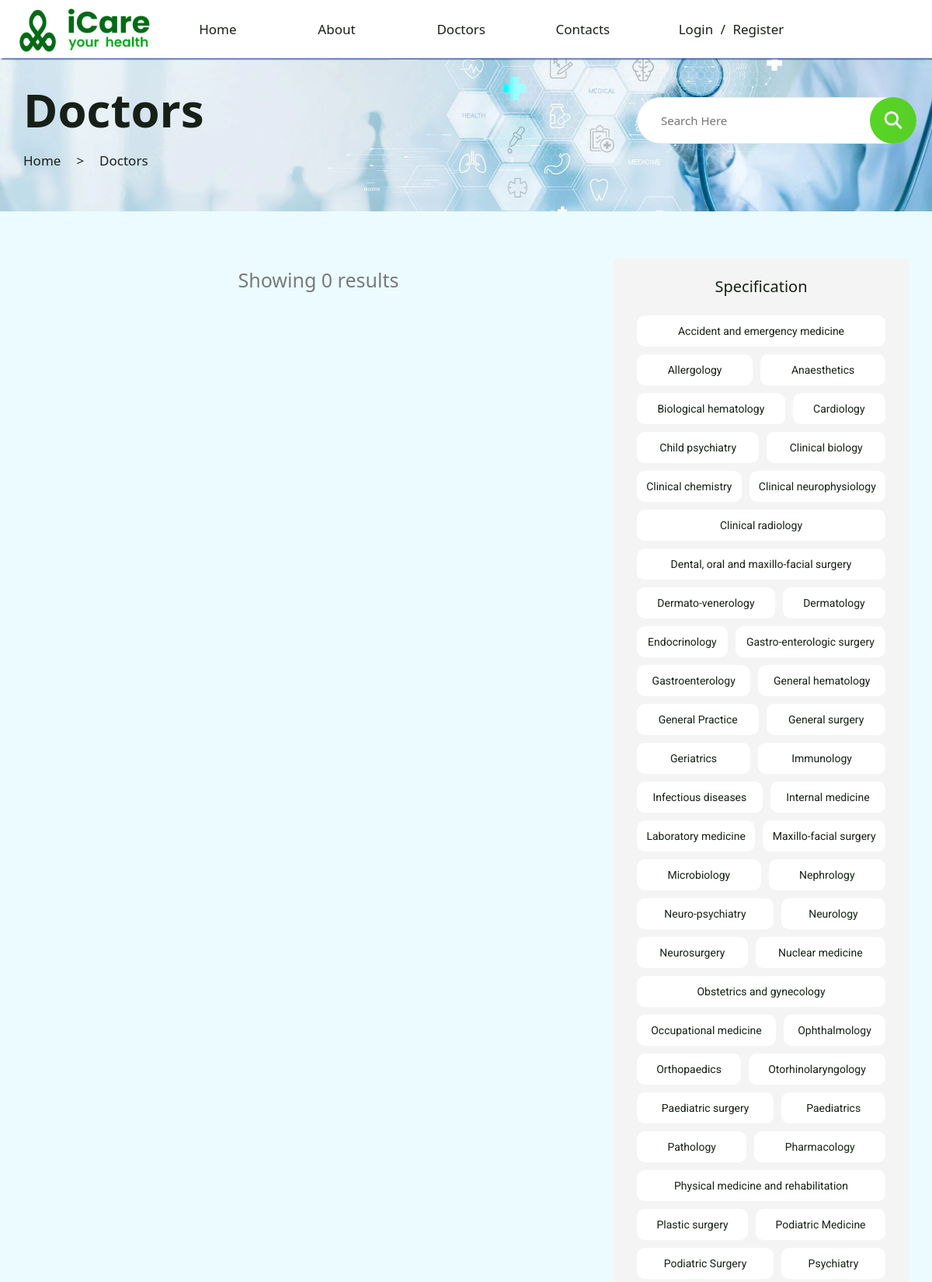
Screenshot of /index.php?page=doctors&tag=1 (upper part) with the database file from the repository.
### tables this page shows
CREATE TABLE specification
(
    spec_id INT NOT NULL,
    spec_name VARCHAR(50) NOT NULL,
    PRIMARY KEY (spec_id),
    UNIQUE (spec_name)
);

### controllers/doctors.php (called while the page is built, shortened)
<?php
class DoctorController {
    public function InitDoctorController(){
        require_once('models/doctors.php');
        require_once('views/doctors.php');
    }
    public function showTag(){
        $DoctorModel = new DoctorModel();
        $tags = $DoctorModel->getAllTag();
        $DoctorView = new DoctorView();
        $DoctorView->showAllTag($tags);
    }
}
?>

### models/doctors.php (called while the page is built, shortened)
<?php
class DoctorModel
{
    public function InitConnect()
    {
        $con = mysqli_connect('localhost', 'root', 'root', 'iCare');
        if (mysqli_connect_errno()) {
            die('Connection failed: ' . mysqli_connect_error());
        } else return $con;
    }
    public function getAllTag(): array
    {
        $con = $this->InitConnect();
        $res = $con->query('SELECT * FROM specification');
        $tags = array();
        if (mysqli_num_rows($res) > 0) {
            while ($tag = mysqli_fetch_assoc($res)) {
                $tags[] = $tag;
            }
        }
        return $tags;
    }
}

### views/doctors.php (the view, shortened to what this page needs)
<?php
class DoctorView{
    public function showAllTag($tags){
      foreach ($tags as $tag):
        echo '<a class="tag-cloud" href="./index.php?page=doctors&tag='. $tag['spec_id'] .'">'. $tag['spec_name'] .'</a>';
      endforeach;
    }
}

### assets/css/base.css (style rules this page uses)
:root { --primary-color: #012884; --primary-text-color: #016A14; --white-color: #fff; --black-color: #000; --text-color: #7a7a7a; --black-text-color: #172017; --border-color: #dbdbdb; --background-color: #ebfbff; --header-height: 75px; --header-height-responsive: 120px; }
* { box-sizing: inherit; }
html { font-size: 62.5%; line-height: 1.6rem; font-family: "Roboto", sans-serif; box-sizing: border-box; -webkit-box-sizing: border-box; -moz-box-sizing: border-box; background-color: var(--background-color); }
body { background-color: var(--background-color); background-repeat: no-repeat; background-attachment: fixed; background-position: top center; color: var(--black-text-color); -webkit-font-smoothing: antialiased; font-smooth: antialiased; -moz-osx-font-smoothing: grayscale; }
a { text-decoration: none !important; }
.icare-filter-group_wrapper a { font-family: "Roboto", sans-serif; font-size: 14px !important; color: #172017; background-color: #fff; font-weight: 400; flex-grow: 1; text-align: center; display: inline-block; line-height: 28px; padding: 6px 12px; margin-bottom: 10px; margin-right: 10px; border-radius: 1px; }
a, a:hover, a:focus, a::before, a::after { outline: none; text-decoration: none; }
a.tag-cloud { border-radius: 10px; margin: 5px; }

### assets/css/doctors.css (style rules this page uses)
* { font-size: 16px; }

### rows the page displays
specification: spec_name "Accident and emergency medicine"
specification: spec_name "Allergology"
specification: spec_name "Anaesthetics"
specification: spec_name "Biological hematology"
specification: spec_name "Cardiology"
specification: spec_name "Child psychiatry"
specification: spec_name "Clinical biology"
specification: spec_name "Clinical chemistry"
specification: spec_name "Clinical neurophysiology"
specification: spec_name "Clinical radiology"
specification: spec_name "Dental, oral and maxillo-facial surgery"
specification: spec_name "Dermato-venerology"
specification: spec_name "Dermatology"
specification: spec_name "Endocrinology"
specification: spec_name "Gastro-enterologic surgery"
specification: spec_name "Gastroenterology"
specification: spec_name "General hematology"
specification: spec_name "General Practice"
specification: spec_name "General surgery"
specification: spec_name "Geriatrics"
specification: spec_name "Immunology"
specification: spec_name "Infectious diseases"
specification: spec_name "Internal medicine"
specification: spec_name "Laboratory medicine"
specification: spec_name "Maxillo-facial surgery"
specification: spec_name "Microbiology"
specification: spec_name "Nephrology"
specification: spec_name "Neuro-psychiatry"
specification: spec_name "Neurology"
specification: spec_name "Neurosurgery"
specification: spec_name "Nuclear medicine"
specification: spec_name "Obstetrics and gynecology"
specification: spec_name "Occupational medicine"
specification: spec_name "Ophthalmology"
specification: spec_name "Orthopaedics"
specification: spec_name "Otorhinolaryngology"
specification: spec_name "Paediatric surgery"
specification: spec_name "Paediatrics"
specification: spec_name "Pathology"
specification: spec_name "Pharmacology"
specification: spec_name "Physical medicine and rehabilitation"
specification: spec_name "Plastic surgery"
specification: spec_name "Podiatric Medicine"
specification: spec_name "Podiatric Surgery"
specification: spec_name "Psychiatry"
